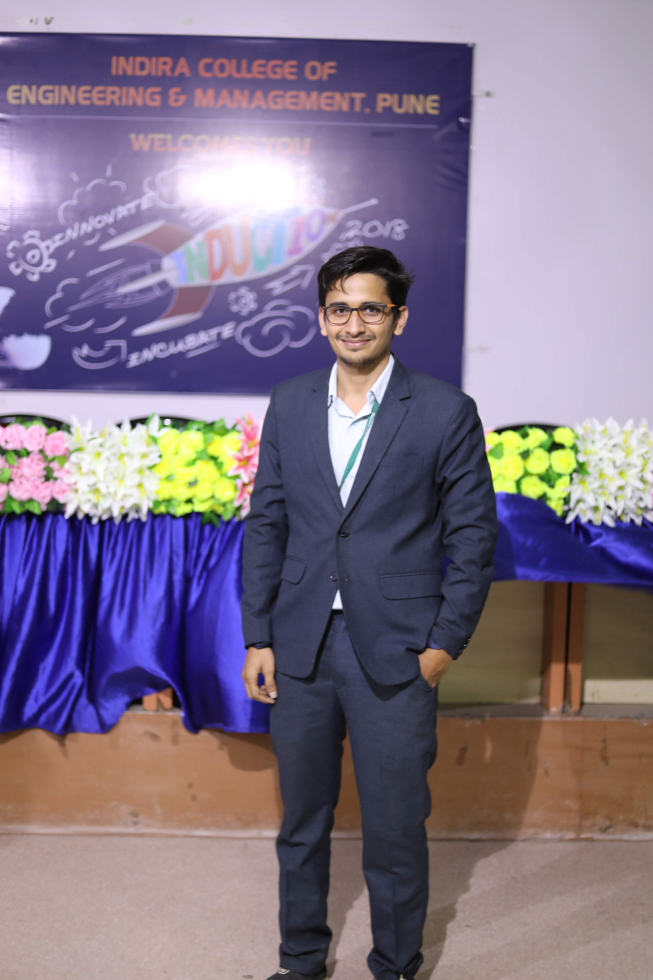
#> input picture body_detection/img/test_1.JPG, 3265 x 4898 px (shown at 1/5 size)
$ python watershed_algorithm.py --image img/test_1.JPG
#> lines starting #> are read from the running program, lines starting #| are printed output that depends on the picture; after the words box and inside, x2 and y2 are one past the last pixel; in counts of white or black regions, pixels touching at a corner belong together
import numpy as np
import cv2
import imutils
import argparse
from matplotlib import pyplot as plt


# construct the argument parse and parse the arguments
ap = argparse.ArgumentParser()
ap.add_argument("-i", "--image", required=True, help="path to the input image")
args = vars(ap.parse_args())

# load the image, convert it to grayscale, and blur it slightly
image = cv2.imread(args["image"])
#> image is the input picture: shape (4898, 3265, 3); mean B, G, R 136.5, 116.9, 129.7
image = imutils.resize(image, width=min(400, image.shape[1]))
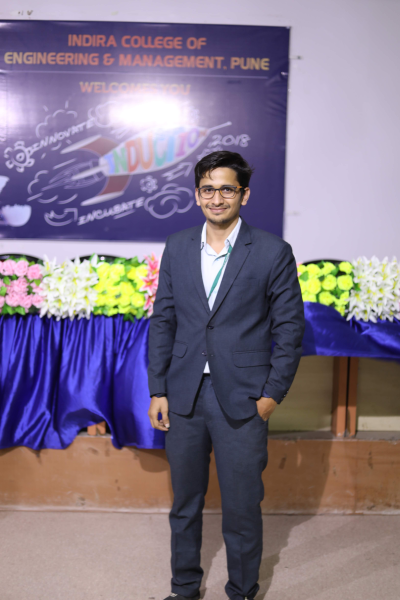
#> image: shape (600, 400, 3); mean B, G, R 136.5, 116.9, 129.7

gray = cv2.cvtColor(image,cv2.cv2.COLOR_BGR2GRAY)
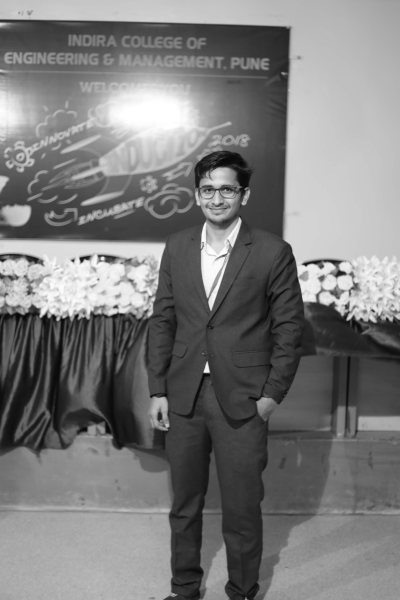
#> gray: shape (600, 400); min 6, max 255, mean 122.9


ret, thresh = cv2.threshold(gray,0,255,cv2.THRESH_BINARY_INV+cv2.THRESH_OTSU)
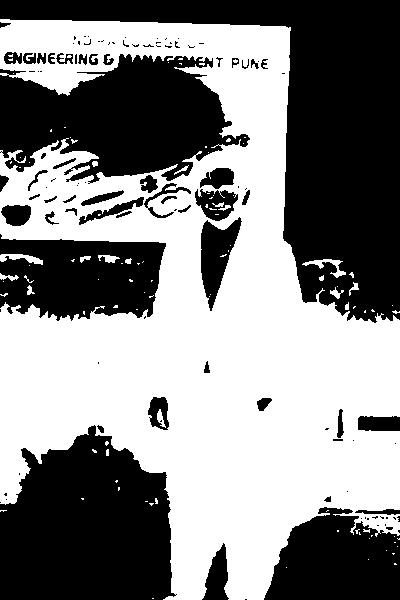
#> thresh: shape (600, 400); 52.3% white; 113 black regions (63 under 20 px), largest, box (x1, y1, x2, y2) and area: (0, 0, 400, 323) 40541, (0, 425, 177, 600) 23912, (0, 54, 250, 184) 20427
#> ret = 125

cv2.imshow("test", thresh)
cv2.waitKey(0)
